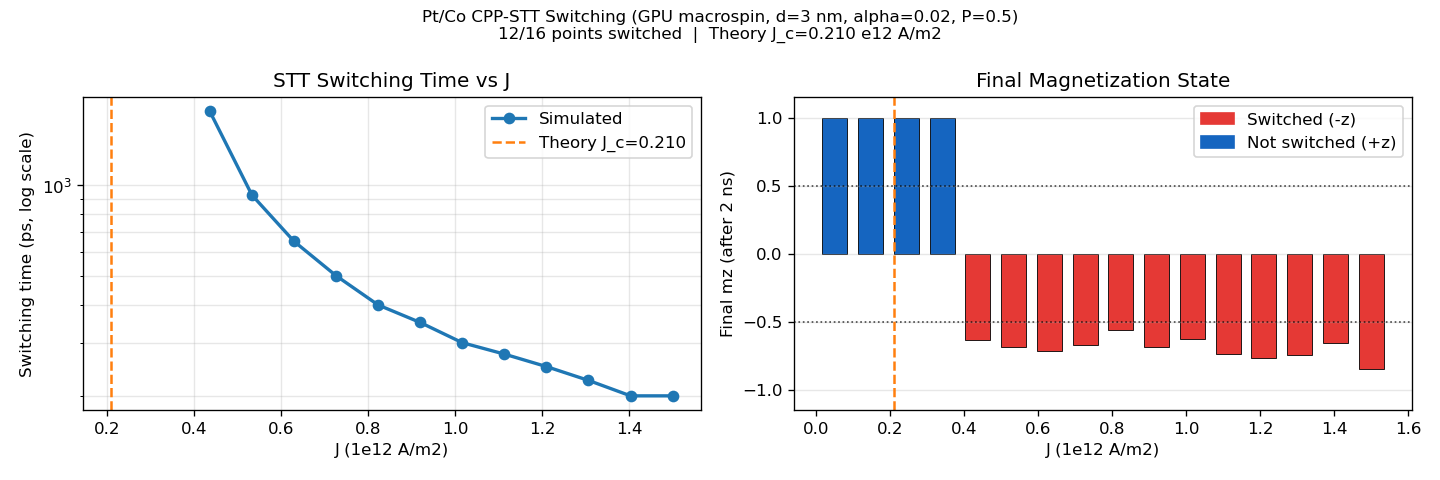

Here is the Python script that generated this plot:
"""
Notebook 22: GPU Slonczewski STT Switching Demo

Simulates CPP-STT spin transfer torque switching of a Pt/Co nanopillar
using RK4IntegratorGPU + SlonczewskiSTTGPU.

Sweeps current density J to map switching time t_sw vs J and finds J_c.

Theory (PMA macrospin, Slonczewski):
  mu0*Heff = 2*K/Ms - mu0*Ms      [T, net PMA field]
  J_c = 2*e*alpha*Ms*d*mu0_Heff / (hbar*P)

Material: Pt/Co  Ms=580 kA/m, K=0.5 MJ/m3 PMA, alpha=0.02, d=3 nm
"""

import os, sys, time
sys.path.insert(0, os.path.join(os.path.dirname(__file__), '..', 'build', 'windows-msvc-cuda', 'python'))
os.add_dll_directory('C:/Program Files/NVIDIA GPU Computing Toolkit/CUDA/v13.2/bin/x64')

import numpy as np
import micromag as mm

print("Notebook 22: GPU STT Switching Demo")
print(f"  CUDA: {mm.cuda_available()}")

# ---------------------------------------------------------------------------
# Constants and material
# ---------------------------------------------------------------------------
mu0   = 4e-7 * np.pi
hbar  = 1.0546e-34
e_ch  = 1.6022e-19

Ms    = 580e3   # A/m
A     = 15e-12  # J/m
K     = 0.5e6   # J/m3  (PMA)
alpha = 0.02
d_fm  = 3e-9    # free layer thickness (m)
P     = 0.5     # spin polarization

mat = mm.Material()
mat.Ms         = Ms
mat.A_exchange = A
mat.K_uniaxial = K
mat.easy_axis  = mm.Vec3(0, 0, 1)
mat.alpha      = alpha

# ---------------------------------------------------------------------------
# Theory: Slonczewski critical current (PMA macrospin)
#   mu0*Heff [T] = 2K/Ms - mu0*Ms   (net PMA after demag subtraction)
#   J_c = 2*e*alpha*Ms*d * mu0*Heff / (hbar*P)
# ---------------------------------------------------------------------------
mu0_Heff  = 2 * K / Ms - mu0 * Ms   # [T]
J_c_theory = 2 * e_ch * alpha * Ms * d_fm * mu0_Heff / (hbar * P)
print(f"\nTheory:  mu0*Heff = {mu0_Heff*1e3:.1f} mT")
print(f"         J_c      = {J_c_theory/1e12:.3f} e12 A/m2")

# ---------------------------------------------------------------------------
# Grid: 1x1x1 macrospin
# ---------------------------------------------------------------------------
g = mm.StructuredGrid(1, 1, 1, d_fm, d_fm, d_fm)

demag_gpu = mm.DemagFieldGPU(g)
exch_gpu  = mm.ExchangeFieldGPU(g)
aniso_gpu = mm.UniaxialAnisotropyFieldGPU(g)

fields = mm.FieldSumGPU()
fields.add(exch_gpu)
fields.add(aniso_gpu)

p = mm.Vec3(0, 0, 1)
stt = mm.SlonczewskiSTTGPU(g, 1e12, P, d_fm, p, 0.0)

torques = mm.SpinTorqueSumGPU()
torques.add(stt)

# ---------------------------------------------------------------------------
# Initial state: +z tilted 5 degrees (break symmetry)
# ---------------------------------------------------------------------------
theta0 = np.deg2rad(5)
m0 = mm.VectorField3D(g)
a0 = np.zeros((1, 1, 1, 3))
a0[0, 0, 0] = [np.sin(theta0), 0.0, np.cos(theta0)]
mm.from_numpy(m0, a0)

# ---------------------------------------------------------------------------
# Sweep: J from 0.05 to 1.5 x 10^12 A/m2 (covers J_c ~ 0.2e12)
# ---------------------------------------------------------------------------
J_values  = np.linspace(0.05e12, 1.5e12, 16)
dt        = 5e-14   # s
t_max     = 2e-9    # 2 ns
n_steps   = int(t_max / dt)
check_ev  = 500     # check every 500 steps = 25 ps

t_sw_list = []
final_mz  = []

print(f"\nSweep: {len(J_values)} J pts, dt={dt:.0e} s, t_max={t_max*1e9:.0f} ns, check every {check_ev*dt*1e12:.0f} ps")
t0 = time.time()

for J in J_values:
    stt.J = J

    integ = mm.RK4IntegratorGPU(g, dt)
    integ.upload(m0)

    t_sw = None
    for step in range(0, n_steps, check_ev):
        for _ in range(check_ev):
            integ.step(mat, demag_gpu, fields, torques)

        m_tmp = mm.VectorField3D(g)
        integ.download(m_tmp)
        mz = float(mm.to_numpy(m_tmp)[0, 0, 0, 2])
        t_now = (step + check_ev) * dt

        if mz < -0.5 and t_sw is None:
            t_sw = t_now
            break

    m_final = mm.VectorField3D(g)
    integ.download(m_final)
    mz_fin = float(mm.to_numpy(m_final)[0, 0, 0, 2])

    t_sw_list.append(t_sw)
    final_mz.append(mz_fin)
    sw_str = f"{t_sw*1e12:.0f} ps" if t_sw else "NO SWITCH"
    print(f"  J = {J/1e12:.3f}e12  t_sw = {sw_str:>12}  mz_fin = {mz_fin:+.3f}")

elapsed = time.time() - t0
print(f"\nTime: {elapsed:.1f} s  ({elapsed/len(J_values)*1000:.0f} ms/pt)")

switched = [i for i, t in enumerate(t_sw_list) if t is not None]
if switched:
    J_c_sim = J_values[switched[0]]
    J_c_sim_upper = J_values[switched[0]]
    print(f"Simulated J_c < {J_c_sim/1e12:.3f} e12 A/m2")
    print(f"Theory    J_c = {J_c_theory/1e12:.3f} e12 A/m2")
else:
    J_c_sim = None
    print("No switching in 2 ns (J_c > sweep range)")

# ---------------------------------------------------------------------------
# Plot
# ---------------------------------------------------------------------------
try:
    import matplotlib
    matplotlib.use('Agg')
    import matplotlib.pyplot as plt
    from matplotlib.patches import Patch

    J_arr   = J_values / 1e12
    t_sw_ps = [t * 1e12 if t else np.nan for t in t_sw_list]

    fig, axes = plt.subplots(1, 2, figsize=(12, 4))

    # Left: switching time vs J
    ax = axes[0]
    mask = ~np.isnan(t_sw_ps)
    ax.semilogy(J_arr[mask], np.array(t_sw_ps)[mask], 'o-', color='C0', lw=2, ms=6, label='Simulated')
    ax.axvline(J_c_theory / 1e12, color='C1', ls='--', lw=1.5,
               label=f'Theory J_c={J_c_theory/1e12:.3f}')
    ax.set_xlabel('J (1e12 A/m2)')
    ax.set_ylabel('Switching time (ps, log scale)')
    ax.set_title('STT Switching Time vs J')
    ax.legend()
    ax.grid(alpha=0.3, which='both')

    # Right: final mz (switched / not switched)
    ax = axes[1]
    dJ = (J_values[1] - J_values[0]) / 1e12 * 0.7
    colors = ['#e53935' if mz < -0.5 else '#1565c0' for mz in final_mz]
    ax.bar(J_arr, final_mz, width=dJ, color=colors, edgecolor='k', lw=0.5)
    ax.axhline(-0.5, color='k', ls=':', lw=1, alpha=0.7)
    ax.axhline( 0.5, color='k', ls=':', lw=1, alpha=0.7)
    ax.axvline(J_c_theory / 1e12, color='C1', ls='--', lw=1.5,
               label=f'Theory J_c={J_c_theory/1e12:.3f}')
    ax.set_xlabel('J (1e12 A/m2)')
    ax.set_ylabel('Final mz (after 2 ns)')
    ax.set_title('Final Magnetization State')
    ax.set_ylim(-1.15, 1.15)
    ax.grid(alpha=0.3, axis='y')
    ax.legend(handles=[Patch(color='#e53935', label='Switched (-z)'),
                       Patch(color='#1565c0', label='Not switched (+z)')],
              loc='upper right')

    n_sw = sum(1 for t in t_sw_list if t)
    plt.suptitle(
        f'Pt/Co CPP-STT Switching (GPU macrospin, d={d_fm*1e9:.0f} nm, alpha={alpha}, P={P})\n'
        f'{n_sw}/{len(J_values)} points switched  |  Theory J_c={J_c_theory/1e12:.3f} e12 A/m2',
        fontsize=10)
    plt.tight_layout()

    out_path = os.path.join(os.path.dirname(__file__), '22_stt_switching_gpu.png')
    plt.savefig(out_path, dpi=120)
    print(f"Plot saved: {out_path}")

except Exception as e:
    print(f"Plot error: {e}")

print("\n=== Summary ===")
print(f"  Material: Pt/Co, Ms={Ms/1e3:.0f} kA/m, K={K/1e6:.1f} MJ/m3, d={d_fm*1e9:.0f} nm")
print(f"  alpha={alpha}, P={P}, p=+z")
print(f"  mu0*Heff = {mu0_Heff*1e3:.1f} mT (net PMA after demag)")
print(f"  Theory J_c = {J_c_theory/1e12:.3f} e12 A/m2")
if J_c_sim:
    print(f"  Simulated: first switch at J={J_c_sim/1e12:.3f} e12 A/m2")
print(f"  Sweep: {elapsed:.1f} s  ({elapsed/len(J_values)*1000:.0f} ms/pt)")
